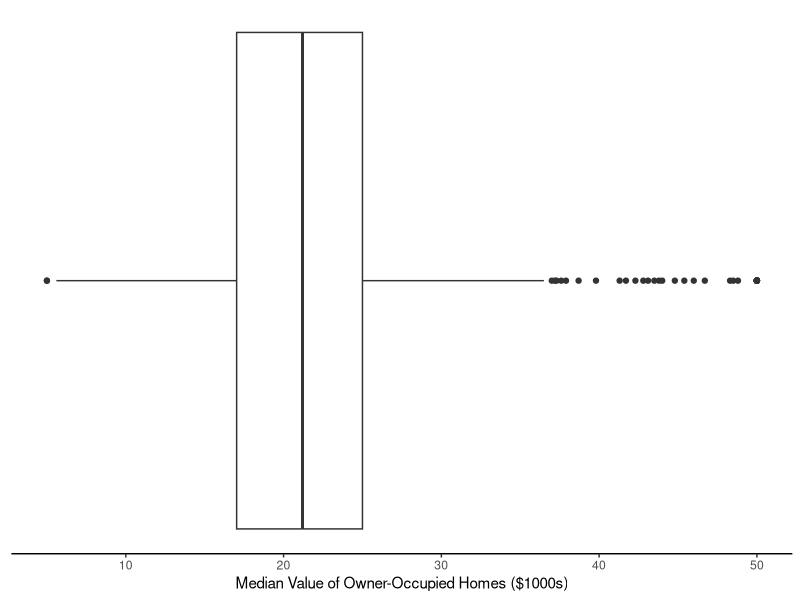
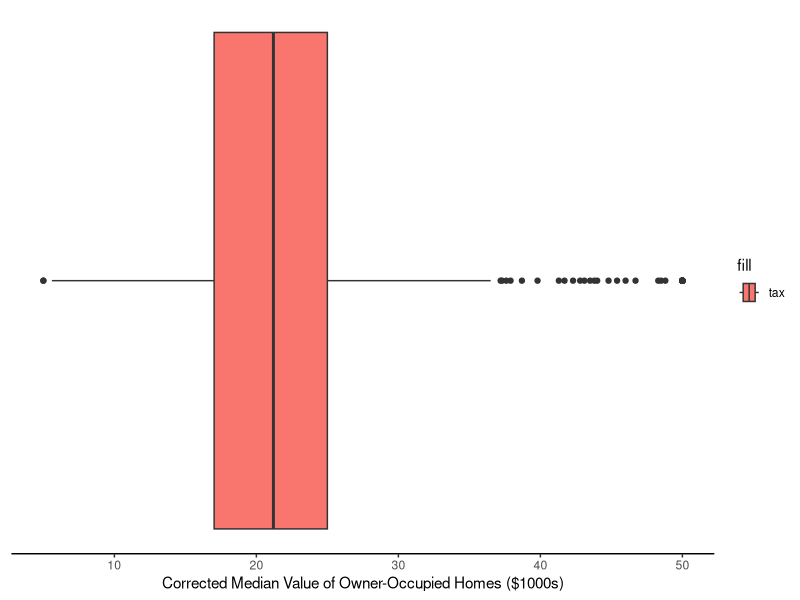
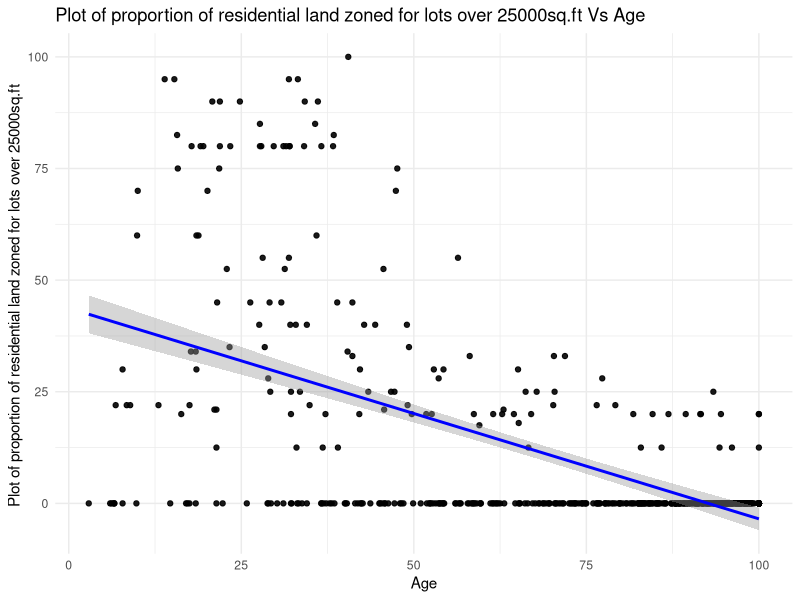

Here is the R script that generated these plots, in order:
## ---- chunk 1
library(mlbench)
library(ggplot2)

## ---- chunk 2
data(BostonHousing2)
## ---- chunk 3
ggplot(BostonHousing2, aes(x = medv)) +
  geom_boxplot() + theme_classic() + 
  theme(axis.text.y = element_blank(),
        axis.ticks.y = element_blank(),
        axis.line.y = element_blank()) +
  labs(x = "Median Value of Owner-Occupied Homes ($1000s)")
## ---- chunk 4
#my own plot
ggplot(BostonHousing2, aes(x = cmedv, fill= "tax")) +
  geom_boxplot() +
  theme_classic()+
  theme(axis.text.y = element_blank(),
        axis.ticks.y = element_blank(),
        axis.line.y = element_blank())+
  labs(x = "Corrected Median Value of Owner-Occupied Homes ($1000s)")
## ---- chunk 5
cor(BostonHousing2$nox, BostonHousing2$medv)
## ---- chunk 6
#my own plot
ggplot(BostonHousing2, aes(x = age, y= zn)) +
  geom_point(alpha = 0.9) +
  geom_smooth(method= "lm", color = "blue")+
  theme_minimal()+
  labs( title= "Plot of proportion of residential land zoned for lots over 25000sq.ft Vs Age",
    x = "Age",
    y= "Plot of proportion of residential land zoned for lots over 25000sq.ft ")
